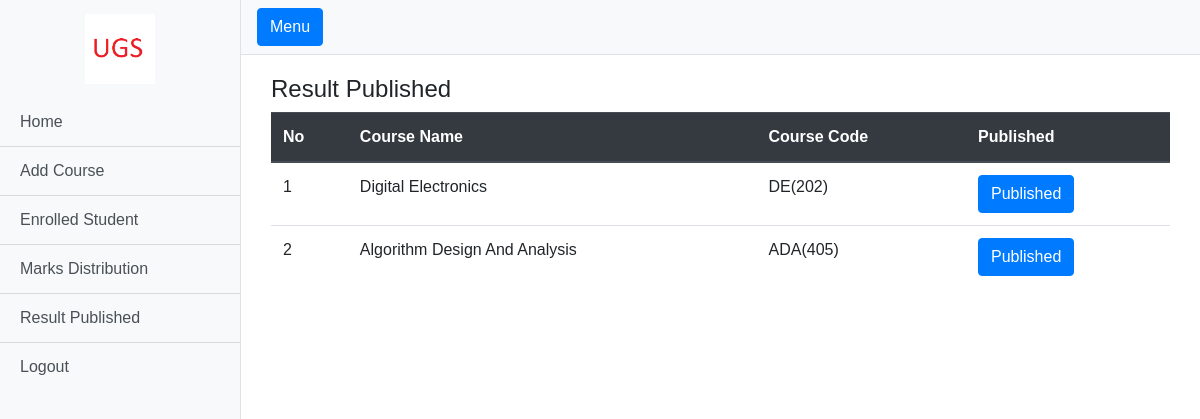
Page /panel/sent_result.php (signed in) on the committed database.
### tables this page shows
CREATE TABLE IF NOT EXISTS `marks_distribution` (
  `id` int(11) NOT NULL AUTO_INCREMENT,
  `student_id` int(11) NOT NULL,
  `course_id` int(11) NOT NULL,
  `class_attendacne` int(11) NOT NULL DEFAULT 0,
  `home_work` int(11) NOT NULL DEFAULT 0,
  `class_test` int(11) NOT NULL DEFAULT 0,
  `mid_term` int(11) NOT NULL DEFAULT 0,
  `final` int(11) NOT NULL DEFAULT 0,
  `published` int(11) NOT NULL,
  PRIMARY KEY (`id`)
);

CREATE TABLE IF NOT EXISTS `course` (
  `id` int(11) NOT NULL AUTO_INCREMENT,
  `name` varchar(30) NOT NULL,
  `code` varchar(10) NOT NULL,
  `semester` int(11) NOT NULL,
  `avail` int(11) NOT NULL,
  PRIMARY KEY (`id`)
);

### panel/sent_result.php (the view, shortened to what this page needs)
<?php
require_once ("../libs/connection.php");
?>
<!DOCTYPE html>
<html lang="en">
<head>
  <link href="vendor/bootstrap/css/bootstrap.min.css" rel="stylesheet">
  <link href="css/simple-sidebar.css" rel="stylesheet">
</head>
<body style="font-family: 'SolaimanLipi', Arial, sans-serif !important;" >
  <div class="d-flex" id="wrapper">
    <?php include("sidebar.php");?>
    <div id="page-content-wrapper">
      <nav  class="navbar navbar-expand-lg navbar-light bg-light border-bottom" >
        <button class="btn btn-primary" id="menu-toggle">Menu</button>
      </nav>
      <div class="container-fluid">
          <div class="container">
                    <h4 style="margin-top: 20px;">Result Published</h4>
                    <table id="t_table" class="table" >
                        <thead class="thead-dark">
                            <tr>
                            <th scope="col">No</th>
                            <th scope="col">Course Name</th>
                            <th scope="col">Course Code</th>
                            <th scope="col">Published</th>
                            </tr>
                        </thead>
                        <tbody>
                            <?php
                                    $retrive = "SELECT course.code as cou_code, course.name as cou_name, marks_distribution.course_id as course_id, marks_distribution.id as marks_id, marks_distribution.published as status FROM `marks_distribution` JOIN course ON course.id = marks_distribution.course_id GROUP BY marks_distribution.course_id;";
                                    $i = 0;
                                    $result = mysqli_query($conn,$retrive);
                                    while($row = mysqli_fetch_array($result)){
                                        $i++;
                                        $courseid = $row['course_id'];
                                        ?>
                                    <tr>
                                        <td><?php echo $i;?></td>
                                        <td><?php echo $row['cou_name']?></td>
                                        <td><?php echo $row['cou_code']?></td>
                                        <?php
                                        if($row['status']==0){
                                          echo '<td><button class="btn btn-secondary"><a style="color:white; text-decoration:none;" href="approved.php?published='.$courseid.'">UnPublished</a></button></td>';
                                        }else{
                                          echo '<td><button class="btn btn-primary"><a style="color:white; text-decoration:none;">Published</a></button></td>';
                                        }
                                        ?>
                                        </tr>
                                <?php
                                }
                                ?>
                        </tbody>
                    </table>
    </div>
    </div>
	</div>
  </div>
</body>
</html>

### panel/css/simple-sidebar.css (style rules this page uses)
#wrapper { overflow-x: hidden; }
#page-content-wrapper { min-width: 100vw; }
@media (min-width: 768px) { #page-content-wrapper { min-width: 0; width: 100%; } }

### rows in the picture
marks_distribution: course.name "Digital Electronics", course.code "DE(202)", published "Published"
marks_distribution: course.name "Algorithm Design And Analysis", course.code "ADA(405)", published "Published"
